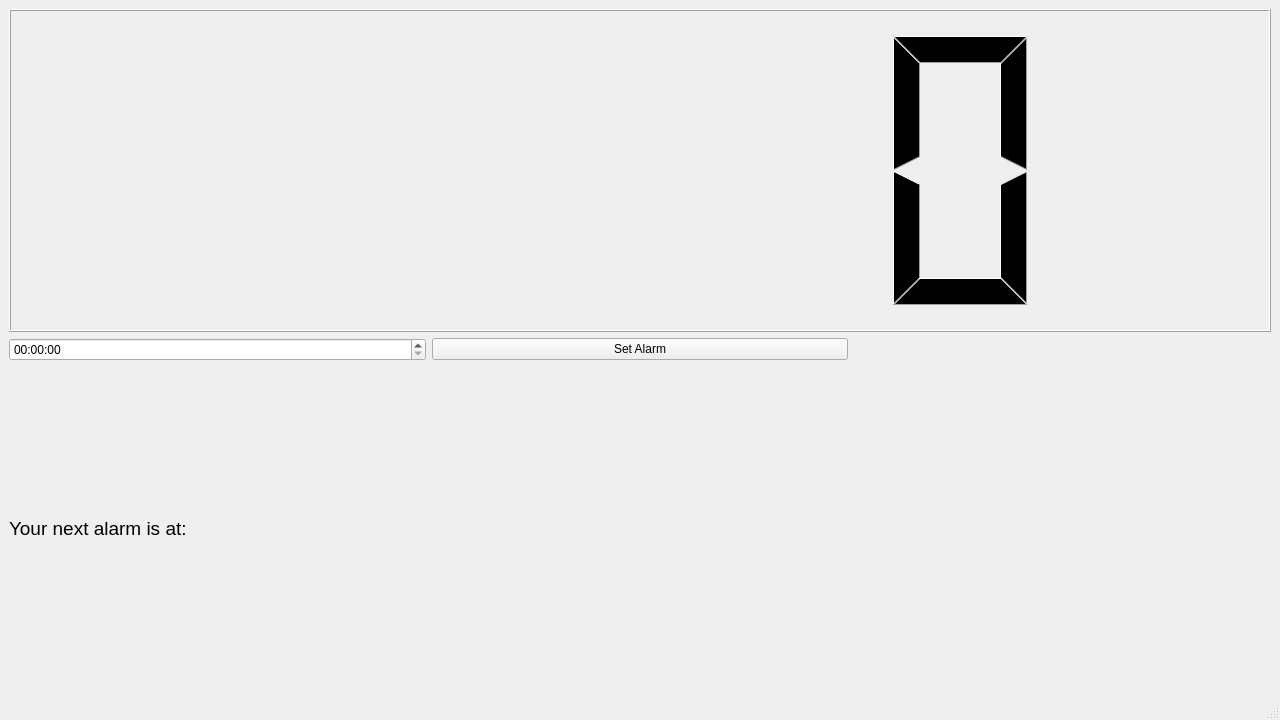
<ui version="4.0">
<class>MainWindow</class>
<widget class="QMainWindow" name="JarChris">
<property name="geometry">
<rect>
<x>0</x>
<y>0</y>
<width>1280</width>
<height>720</height>
</rect>
</property>
<property name="windowTitle">
<string>MainWindow</string>
</property>
<widget class="QWidget" name="centralwidget">
<layout class="QGridLayout" name="gridLayout">
<item row="3" column="0">
<widget class="QLabel" name="label">
<property name="font">
<font>
<pointsize>14</pointsize>
</font>
</property>
<property name="text">
<string>Your next alarm is at: </string>
</property>
</widget>
</item>
<item row="1" column="0" colspan="3">
<widget class="QLCDNumber" name="Time_LCD"/>
</item>
<item row="2" column="0">
<widget class="QTimeEdit" name="Set_Time"/>
</item>
<item row="2" column="1">
<widget class="QPushButton" name="pushButton">
<property name="text">
<string>Set Alarm</string>
</property>
</widget>
</item>
</layout>
</widget>
<widget class="QMenuBar" name="menubar">
<property name="geometry">
<rect>
<x>0</x>
<y>0</y>
<width>1280</width>
<height>21</height>
</rect>
</property>
</widget>
<widget class="QStatusBar" name="statusbar"/>
</widget>
<resources/>
<connections/>
</ui>
